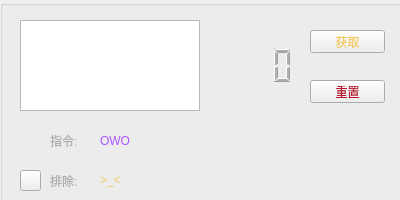
<?xml version="1.0" encoding="UTF-8"?>
<ui version="4.0">
 <class>GetID</class>
 <widget class="QWidget" name="GetID">
  <property name="geometry">
   <rect>
    <x>0</x>
    <y>0</y>
    <width>400</width>
    <height>200</height>
   </rect>
  </property>
  <property name="minimumSize">
   <size>
    <width>400</width>
    <height>200</height>
   </size>
  </property>
  <property name="maximumSize">
   <size>
    <width>400</width>
    <height>200</height>
   </size>
  </property>
  <property name="windowTitle">
   <string>网易云点歌指令生成器</string>
  </property>
  <property name="windowIcon">
   <iconset resource="GetIDFile.qrc">
    <normaloff>:/EllenMiraMathers/EllenMiraMathers/-0.ico</normaloff>:/EllenMiraMathers/EllenMiraMathers/-0.ico</iconset>
  </property>
  <property name="windowOpacity">
   <double>0.800000000000000</double>
  </property>
  <property name="layoutDirection">
   <enum>Qt::LeftToRight</enum>
  </property>
  <property name="styleSheet">
   <string notr="true">color: rgb(174, 174, 176);</string>
  </property>
  <widget class="QGroupBox" name="Main">
   <property name="geometry">
    <rect>
     <x>0</x>
     <y>0</y>
     <width>410</width>
     <height>220</height>
    </rect>
   </property>
   <property name="minimumSize">
    <size>
     <width>410</width>
     <height>220</height>
    </size>
   </property>
   <property name="maximumSize">
    <size>
     <width>410</width>
     <height>220</height>
    </size>
   </property>
   <property name="styleSheet">
    <string notr="true">font: 12pt &quot;华康方圆体W7&quot;;
background-image: url(:/EllenMiraMathers/EllenMiraMathers/background.png);</string>
   </property>
   <property name="title">
    <string/>
   </property>
   <widget class="QLabel" name="label">
    <property name="geometry">
     <rect>
      <x>50</x>
      <y>130</y>
      <width>41</width>
      <height>21</height>
     </rect>
    </property>
    <property name="minimumSize">
     <size>
      <width>41</width>
      <height>21</height>
     </size>
    </property>
    <property name="maximumSize">
     <size>
      <width>41</width>
      <height>21</height>
     </size>
    </property>
    <property name="toolTip">
     <string>&lt;html&gt;&lt;head/&gt;&lt;body&gt;&lt;p&gt;已存储至剪贴板&lt;/p&gt;&lt;/body&gt;&lt;/html&gt;</string>
    </property>
    <property name="text">
     <string>指令:</string>
    </property>
   </widget>
   <widget class="QLabel" name="showready">
    <property name="geometry">
     <rect>
      <x>100</x>
      <y>170</y>
      <width>200</width>
      <height>21</height>
     </rect>
    </property>
    <property name="minimumSize">
     <size>
      <width>200</width>
      <height>21</height>
     </size>
    </property>
    <property name="maximumSize">
     <size>
      <width>41</width>
      <height>21</height>
     </size>
    </property>
    <property name="toolTip">
     <string>&lt;html&gt;&lt;head/&gt;&lt;body&gt;&lt;p&gt;已存储过该歌曲&lt;/p&gt;&lt;/body&gt;&lt;/html&gt;</string>
    </property>
    <property name="styleSheet">
     <string notr="true">color: rgb(240, 202, 97);
background-image: url(:/EllenMiraMathers/EllenMiraMathers/Nll.png);</string>
    </property>
    <property name="text">
     <string>&gt;_&lt;</string>
    </property>
   </widget>
   <widget class="QLabel" name="showget">
    <property name="geometry">
     <rect>
      <x>100</x>
      <y>130</y>
      <width>200</width>
      <height>21</height>
     </rect>
    </property>
    <property name="minimumSize">
     <size>
      <width>200</width>
      <height>21</height>
     </size>
    </property>
    <property name="maximumSize">
     <size>
      <width>41</width>
      <height>21</height>
     </size>
    </property>
    <property name="toolTip">
     <string>&lt;html&gt;&lt;head/&gt;&lt;body&gt;&lt;p&gt;已复制指令&lt;/p&gt;&lt;/body&gt;&lt;/html&gt;</string>
    </property>
    <property name="styleSheet">
     <string notr="true">color: rgb(170, 85, 255);
background-image: url(:/EllenMiraMathers/EllenMiraMathers/Nll.png);</string>
    </property>
    <property name="text">
     <string>OWO</string>
    </property>
   </widget>
   <widget class="QLabel" name="label_2">
    <property name="geometry">
     <rect>
      <x>50</x>
      <y>170</y>
      <width>41</width>
      <height>21</height>
     </rect>
    </property>
    <property name="minimumSize">
     <size>
      <width>41</width>
      <height>21</height>
     </size>
    </property>
    <property name="maximumSize">
     <size>
      <width>41</width>
      <height>21</height>
     </size>
    </property>
    <property name="toolTip">
     <string>&lt;html&gt;&lt;head/&gt;&lt;body&gt;&lt;p&gt;已存储过该歌曲的点歌指令&lt;/p&gt;&lt;/body&gt;&lt;/html&gt;</string>
    </property>
    <property name="text">
     <string>排除:</string>
    </property>
   </widget>
   <widget class="QListWidget" name="overcopy">
    <property name="geometry">
     <rect>
      <x>20</x>
      <y>20</y>
      <width>180</width>
      <height>91</height>
     </rect>
    </property>
    <property name="minimumSize">
     <size>
      <width>180</width>
      <height>91</height>
     </size>
    </property>
    <property name="maximumSize">
     <size>
      <width>256</width>
      <height>91</height>
     </size>
    </property>
    <property name="cursor" stdset="0">
     <cursorShape>IBeamCursor</cursorShape>
    </property>
    <property name="toolTip">
     <string>&lt;html&gt;&lt;head/&gt;&lt;body&gt;&lt;p&gt;已经被排除的指令列表&lt;/p&gt;&lt;/body&gt;&lt;/html&gt;</string>
    </property>
    <property name="styleSheet">
     <string notr="true">color: rgb(174, 174, 176);
background-image: url(:/EllenMiraMathers/EllenMiraMathers/Nll.png);</string>
    </property>
   </widget>
   <widget class="QPushButton" name="getready">
    <property name="geometry">
     <rect>
      <x>20</x>
      <y>170</y>
      <width>21</width>
      <height>21</height>
     </rect>
    </property>
    <property name="minimumSize">
     <size>
      <width>21</width>
      <height>21</height>
     </size>
    </property>
    <property name="maximumSize">
     <size>
      <width>21</width>
      <height>21</height>
     </size>
    </property>
    <property name="toolTip">
     <string>&lt;html&gt;&lt;head/&gt;&lt;body&gt;&lt;p&gt;复制该指令[Alt+V]&lt;/p&gt;&lt;/body&gt;&lt;/html&gt;</string>
    </property>
    <property name="styleSheet">
     <string notr="true">image: url(:/EllenMiraMathers/EllenMiraMathers/getready.png);
border-image: url(:/EllenMiraMathers/EllenMiraMathers/Back.png);</string>
    </property>
    <property name="text">
     <string/>
    </property>
    <property name="shortcut">
     <string>Alt+V</string>
    </property>
   </widget>
   <widget class="QPushButton" name="Get">
    <property name="geometry">
     <rect>
      <x>310</x>
      <y>30</y>
      <width>75</width>
      <height>23</height>
     </rect>
    </property>
    <property name="cursor">
     <cursorShape>ArrowCursor</cursorShape>
    </property>
    <property name="toolTip">
     <string>&lt;html&gt;&lt;head/&gt;&lt;body&gt;&lt;p&gt;解析剪贴板中的歌曲链接[Alt+C]&lt;/p&gt;&lt;/body&gt;&lt;/html&gt;</string>
    </property>
    <property name="autoFillBackground">
     <bool>false</bool>
    </property>
    <property name="styleSheet">
     <string notr="true">color: rgb(240, 202, 97);
border-image: url(:/EllenMiraMathers/EllenMiraMathers/Back.png);
image: url(:/EllenMiraMathers/EllenMiraMathers/GET.png);</string>
    </property>
    <property name="text">
     <string>获取</string>
    </property>
    <property name="shortcut">
     <string>Alt+C</string>
    </property>
   </widget>
   <widget class="QPushButton" name="ReSet">
    <property name="geometry">
     <rect>
      <x>310</x>
      <y>80</y>
      <width>75</width>
      <height>23</height>
     </rect>
    </property>
    <property name="cursor">
     <cursorShape>ArrowCursor</cursorShape>
    </property>
    <property name="toolTip">
     <string>&lt;html&gt;&lt;head/&gt;&lt;body&gt;&lt;p&gt;重置排除列表[Alt+S]&lt;/p&gt;&lt;/body&gt;&lt;/html&gt;</string>
    </property>
    <property name="styleSheet">
     <string notr="true">border-image: url(:/EllenMiraMathers/EllenMiraMathers/ReSet.png);
color: rgb(183, 21, 48);</string>
    </property>
    <property name="text">
     <string>重置</string>
    </property>
    <property name="shortcut">
     <string>Alt+S</string>
    </property>
   </widget>
   <widget class="QLCDNumber" name="lcdNumber">
    <property name="geometry">
     <rect>
      <x>200</x>
      <y>20</y>
      <width>101</width>
      <height>91</height>
     </rect>
    </property>
    <property name="toolTip">
     <string>&lt;html&gt;&lt;head/&gt;&lt;body&gt;&lt;p&gt;已排除歌曲数量&lt;/p&gt;&lt;/body&gt;&lt;/html&gt;</string>
    </property>
    <property name="styleSheet">
     <string notr="true">background-image: url(:/EllenMiraMathers/EllenMiraMathers/Nll.png);
color: rgb(174, 174, 176);</string>
    </property>
    <property name="lineWidth">
     <number>0</number>
    </property>
    <property name="smallDecimalPoint">
     <bool>true</bool>
    </property>
    <property name="digitCount">
     <number>4</number>
    </property>
    <property name="segmentStyle">
     <enum>QLCDNumber::Filled</enum>
    </property>
    <property name="value" stdset="0">
     <double>0.000000000000000</double>
    </property>
   </widget>
  </widget>
 </widget>
 <resources>
  <include location="GetIDFile.qrc"/>
 </resources>
 <connections/>
</ui>
